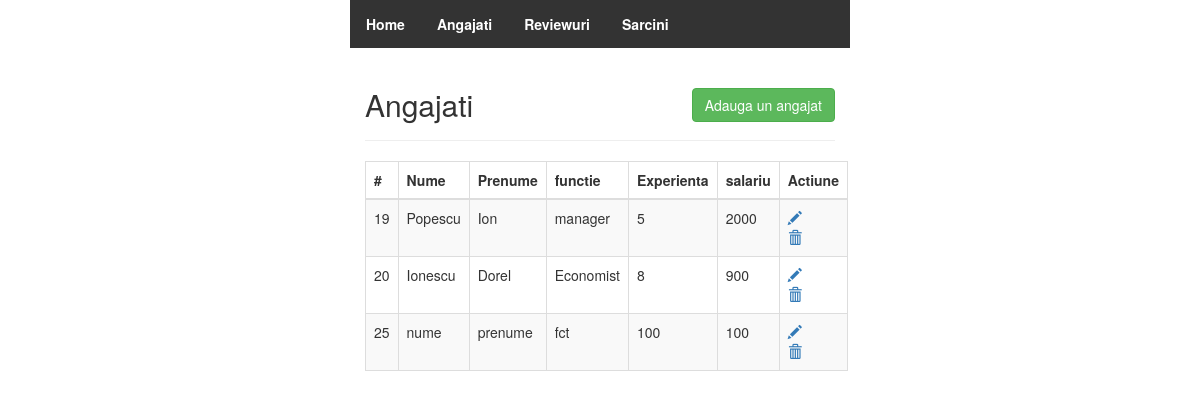
/project_php/angajati/index.php, run on the app's committed database.
### tables this page shows
CREATE TABLE `angajati` (
  `idangajat` bigint NOT NULL,
  `nume` varchar(45) DEFAULT NULL,
  `prenume` varchar(45) DEFAULT NULL,
  `functie` varchar(45) DEFAULT NULL,
  `experienta` int DEFAULT NULL,
  `salariu` float DEFAULT NULL
);

### project_php/angajati/index.php (the view, shortened to what this page needs)
<!DOCTYPE html>
<html lang="en">
<head>
    <link rel="stylesheet" href="https://maxcdn.bootstrapcdn.com/bootstrap/3.3.7/css/bootstrap.css">
    <link rel="stylesheet" href="../main.css">
</head>
<body>
    <div class="wrapper">
        <ul>
            <li><a href="../"><strong>Home</strong></a> </li>
            <li><a href="../angajati"><strong>Angajati</strong></a> </li>
            <li><a href="../reviewuri"><strong>Reviewuri</strong></a> </li>
            <li><a href="../sarcini"><strong>Sarcini</strong></a> </li>
        </ul>
        <div class="container-fluid">
            <div class="row">
                <div class="col-md-12">
                    <div class="page-header clearfix">
                        <h2 class="pull-left">Angajati</h2>
                        <a href="adauga.php" class="btn btn-success pull-right">Adauga un angajat</a>
                    </div>
                    <?php
                    require_once "../config.php";
                    $sql = "SELECT * FROM angajati";
                    if($result = mysqli_query($link, $sql)){
                        if(mysqli_num_rows($result) > 0){
                            echo "<table class='table table-bordered table-striped'>";
                                echo "<thead>";
                                    echo "<tr>";
                                        echo "<th>#</th>";
                                        echo "<th>Nume</th>";
                                        echo "<th>Prenume</th>";
                                        echo "<th>functie</th>";
                                        echo "<th>Experienta</th>";
                                        echo "<th>salariu</th>";
                                        echo "<th>Actiune</th>";
                                    echo "</tr>";
                                echo "</thead>";
                                echo "<tbody>";
                                while($row = mysqli_fetch_array($result)){
                                    echo "<tr>";
                                        echo "<td>" . $row['idangajat'] . "</td>";
                                        echo "<td>" . $row['nume'] . "</td>";
                                        echo "<td>" . $row['prenume'] . "</td>";
                                        echo "<td>" . $row['functie'] . "</td>";
                                        echo "<td>" . $row['experienta'] . "</td>";
                                        echo "<td>" . $row['salariu'] . "</td>";
                                        echo "<td>";
                                            echo "<a href='modifica.php?id=". $row['idangajat'] ."' title='Actualizeaza' data-toggle='tooltip'><span class='glyphicon glyphicon-pencil'></span></a>";
                                            echo "<a href='sterge.php?id=". $row['idangajat'] ."' title='Sterge' data-toggle='tooltip'><span class='glyphicon glyphicon-trash'></span></a>";
                                        echo "</td>";
                                    echo "</tr>";
                                }
                                echo "</tbody>";
                            echo "</table>";
                        } else{
                            echo "<p class='lead'><em>Nu avem inregistrari.</em></p>";
                        }
                    } else{
                        echo "EROARE: Nu se poate executa $sql. " . mysqli_error($link);
                    }
                    ?>
                </div>
            </div>
        </div>
    </div>
</body>
</html>

### project_php/main.css (style rules this page uses)
.wrapper { width: 500px; margin: 0 auto; }
ul { list-style-type: none; margin: 0; padding: 0; overflow: hidden; background-color: #333; }
li { float: left }
li a { display: block; color: white; text-align: center; padding: 14px 16px; text-decoration: none }

### project_php/angajati/index.php (style rules this page uses)
.page-header h2 { margin-top: 0; }
table tr td:last-child a { margin-right: 15px; }

### data on the page
angajati: idangajat "19", nume "Popescu", prenume "Ion", functie "manager", experienta "5", salariu "2000"
angajati: idangajat "20", nume "Ionescu", prenume "Dorel", functie "Economist", experienta "8", salariu "900"
angajati: idangajat "25", nume "nume", prenume "prenume", functie "fct", experienta "100", salariu "100"
